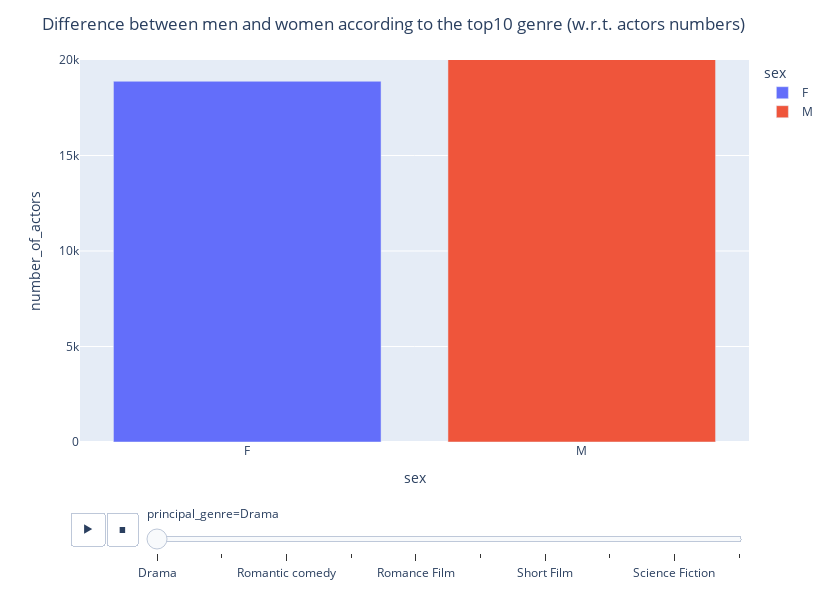

The notebook cell saved with this chart:
### Code cell
#plot this table through interactive way to compare women and men actors into movies with respect to the specific genre.
fig = px.bar(table_gender_comparison, x="sex", y="number_of_actors", color="sex",
   animation_frame=table_gender_comparison.index, animation_group="sex", 
   range_y=[0,20000])
fig.update_layout(
    height=600,
    width= 830,
    title_text='Difference between men and women according to the top10 genre (w.r.t. actors numbers)'
)
fig.show()

### Figure 1 — Plotly figure (JSON) as saved in the notebook; plotly's stock layout.template omitted (floating-point values rounded to 4 significant figures)
{"data": [{"alignmentgroup": "True", "hovertemplate": "sex=%{x}<br>principal_genre=Drama<br>number_of_actors=%{y}<extra></extra>", "ids": ["F"], "legendgroup": "F", "marker": {"color": "#636efa"}, "name": "F", "offsetgroup": "F", "orientation": "v", "showlegend": true, "textposition": "auto", "type": "bar", "x": ["F"], "xaxis": "x", "y": [18886], "yaxis": "y"}, {"alignmentgroup": "True", "hovertemplate": "sex=%{x}<br>principal_genre=Drama<br>number_of_actors=%{y}<extra></extra>", "ids": ["M"], "legendgroup": "M", "marker": {"color": "#EF553B"}, "name": "M", "offsetgroup": "M", "orientation": "v", "showlegend": true, "textposition": "auto", "type": "bar", "x": ["M"], "xaxis": "x", "y": [31804], "yaxis": "y"}], "layout": {"barmode": "relative", "height": 600, "legend": {"title": {"text": "sex"}, "tracegroupgap": 0}, "margin": {"t": 60}, "sliders": [{"active": 0, "currentvalue": {"prefix": "principal_genre="}, "len": 0.9, "pad": {"b": 10, "t": 60}, "steps": [{"args": [["Drama"], {"frame": {"duration": 0, "redraw": true}, "fromcurrent": true, "mode": "immediate", "transition": {"duration": 0, "easing": "linear"}}], "label": "Drama", "method": "animate"}, {"args": [["Thriller"], {"frame": {"duration": 0, "redraw": true}, "fromcurrent": true, "mode": "immediate", "transition": {"duration": 0, "easing": "linear"}}], "label": "Thriller", "method": "animate"}, {"args": [["Romantic comedy"], {"frame": {"duration": 0, "redraw": true}, "fromcurrent": true, "mode": "immediate", "transition": {"duration": 0, "easing": "linear"}}], "label": "Romantic comedy", "method": "animate"}, {"args": [["Crime Fiction"], {"frame": {"duration": 0, "redraw": true}, "fromcurrent": true, "mode": "immediate", "transition": {"duration": 0, "easing": "linear"}}], "label": "Crime Fiction", "method": "animate"}, {"args": [["Romance Film"], {"frame": {"duration": 0, "redraw": true}, "fromcurrent": true, "mode": "immediate", "transition": {"duration": 0, "easing": "linear"}}], "label": "Romance Film", "method": "animate"}, {"args": [["Comedy"], {"frame": {"duration": 0, "redraw": true}, "fromcurrent": true, "mode": "immediate", "transition": {"duration": 0, "easing": "linear"}}], "label": "Comedy", "method": "animate"}, {"args": [["Short Film"], {"frame": {"duration": 0, "redraw": true}, "fromcurrent": true, "mode": "immediate", "transition": {"duration": 0, "easing": "linear"}}], "label": "Short Film", "method": "animate"}, {"args": [["Romantic drama"], {"frame": {"duration": 0, "redraw": true}, "fromcurrent": true, "mode": "immediate", "transition": {"duration": 0, "easing": "linear"}}], "label": "Romantic drama", "method": "animate"}, {"args": [["Science Fiction"], {"frame": {"duration": 0, "redraw": true}, "fromcurrent": true, "mode": "immediate", "transition": {"duration": 0, "easing": "linear"}}], "label": "Science Fiction", "method": "animate"}, {"args": [["Action/Adventure"], {"frame": {"duration": 0, "redraw": true}, "fromcurrent": true, "mode": "immediate", "transition": {"duration": 0, "easing": "linear"}}], "label": "Action/Adventure", "method": "animate"}], "x": 0.1, "xanchor": "left", "y": 0, "yanchor": "top"}], "title": {"text": "Difference between men and women according to the top10 genre (w.r.t. actors numbers)"}, "updatemenus": [{"buttons": [{"args": [null, {"frame": {"duration": 500, "redraw": true}, "fromcurrent": true, "mode": "immediate", "transition": {"duration": 500, "easing": "linear"}}], "label": "&#9654;", "method": "animate"}, {"args": [[null], {"frame": {"duration": 0, "redraw": true}, "fromcurrent": true, "mode": "immediate", "transition": {"duration": 0, "easing": "linear"}}], "label": "&#9724;", "method": "animate"}], "direction": "left", "pad": {"r": 10, "t": 70}, "showactive": false, "type": "buttons", "x": 0.1, "xanchor": "right", "y": 0, "yanchor": "top"}], "width": 830, "xaxis": {"anchor": "y", "categoryarray": ["F", "M"], "categoryorder": "array", "domain": [0, 1], "title": {"text": "sex"}}, "yaxis": {"anchor": "x", "domain": [0, 1], "range": [0, 20000], "title": {"text": "number_of_actors"}}}}
